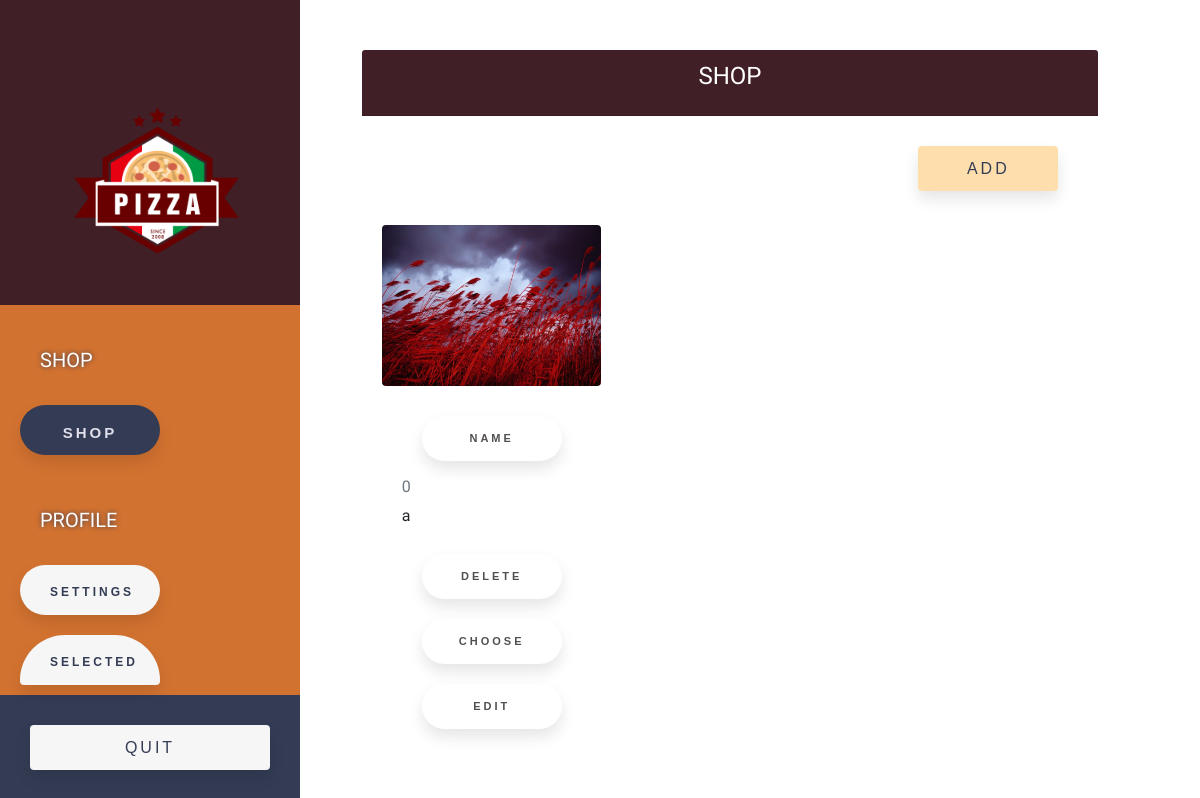
The app's page /shopapp/shop/ (signed in), older data.
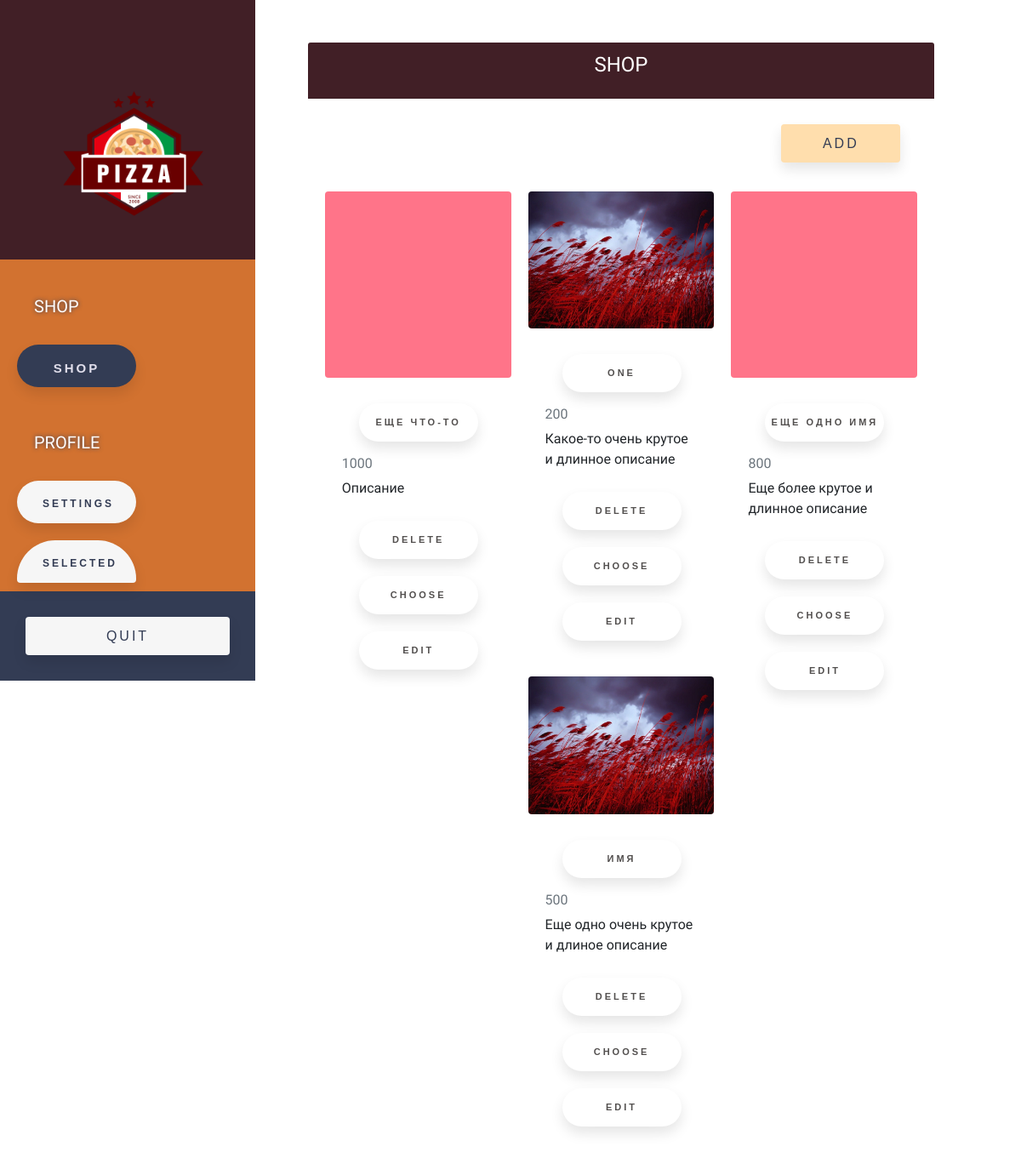
The same page, newer data.
### shopapp/models.py (models this page shows, shortened)
class Product(models.Model):
    author = models.ForeignKey(User, on_delete=models.CASCADE, related_name='author_of_product')
    owners = models.ManyToManyField(User)
    name = models.CharField(max_length=30)
    short_description = models.CharField(max_length=100)
    image = models.ImageField(upload_to='product_images/', blank=False)
    price = models.IntegerField(default=0)

### shopapp/views.py (the view)
# urls.py: path('shopapp/shop/', views.shop_shop, name='shop-shop'),
@login_required(login_url='/shopapp/sign_in/')
def shop_shop(request):
    products = Product.objects.order_by("-id")
    if request.user.is_superuser == True:
        return render(request, 'shopapp/shop.html', {'products': products})
    else:
        return render(request, 'shopapp/shop_for_users.html', {'products': products})

### shopapp/templates/shopapp/shop.html
{% extends 'shopapp/base.html' %}
{% block page %}
	<div class="offset-lg-4 col-lg-10">
  <div class="card">
    <div class="card-header bg-ruby">
      <h4 class="card-title text-center text-white">
        SHOP
      </h4>
    </div>
    <div class="card-body">
      <div class="text-right">
        <a href="{% url 'shop-add-product' %}" class="btn btn-red">ADD</a>
        <br>
        <br>
      </div>
      <div class="card-columns">
          {% for product in products %}
              <div class="card">
                <img class="rounded card-img-top"
                src="{{ MEDIA_URL }}{{ product.image }}">
                <div class="card-body">
                  <h5 class="card-title"><a href="{% url 'shop-pick-product' product.id %}">{{ product.name }}</a></h5>
                  <h6 class="card-subtitle mb-2 text-muted">{{ product.price }}</h6>
                  <p class="card-text">{{ product.short_description }}</p>
                  <a href="{% url 'shop-delete-product' product.id %}">DELETE</a>
                  <a href="{% url 'shop-choose-product' product.id %}">CHOOSE</a>
                  <a href="{% url 'shop-edit-product' product.id %}">EDIT</a>
                </div>
              </div>
          {% endfor %}
        </div>
    </div>
  </div>
</div>
{% endblock %}

Row changes from the older to the newer data that the page shows:
removed Product: image (picture), name "NAME", price "0", short_description "a"
added Product: image (picture), name "ЕЩЕ ЧТО-ТО", price "1000", short_description "Описание"
added Product: image (picture), name "ONE", price "200", short_description "Какое-то очень крутое и длинное описание"
added Product: image (picture), name "ИМЯ", price "500", short_description "Еще одно очень крутое и длиное описание"
added Product: image (picture), name "ЕЩЕ ОДНО ИМЯ", price "800", short_description "Еще более крутое и длинное описание"
